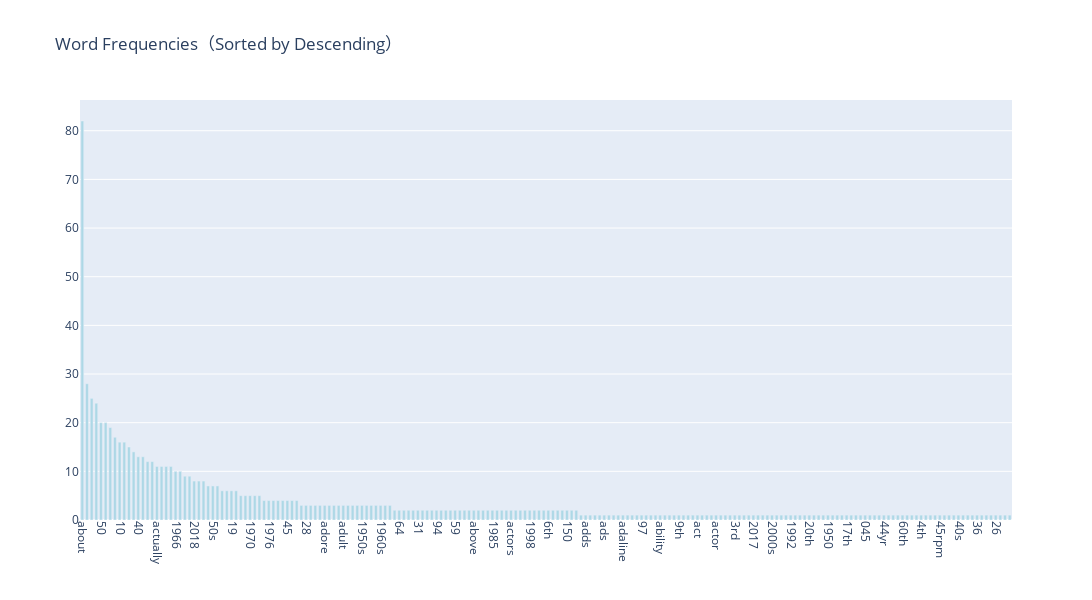

Write notebook code for a chart like this one.
### Code cell
# sort by frequencies

df = pd.DataFrame({
    'words': count_vect.get_feature_names_out()[:200],
    'frequencies': term_frequencies[:200]
})

df = df.sort_values('frequencies', ascending=False)

fig = go.Figure(data=[go.Bar(
    x=df['words'],
    y=df['frequencies'],
    hoverinfo='x+y',
    marker_color='lightblue'
)])

fig.update_layout(
    xaxis_tickangle=90,
    height=600,
    width=1200,
    title="Word Frequencies（Sorted by Descending）",
    bargap=0.4
)

fig.show()

### Figure 1 — Plotly figure (JSON) as saved in the notebook; plotly's stock layout.template omitted (floating-point values rounded to 4 significant figures; data arrays with more than 128 entries replaced by an {"elided": "..."} marker saying what was removed)
{"data": [{"hoverinfo": "x+y", "marker": {"color": "lightblue"}, "type": "bar", "x": {"elided": "200 str values"}, "y": {"elided": "200 int values"}}], "layout": {"bargap": 0.4, "height": 600, "title": {"text": "Word Frequencies（Sorted by Descending）"}, "width": 1200, "xaxis": {"autorange": true, "range": [-0.5, 199.5], "tickangle": 90, "type": "category"}, "yaxis": {"autorange": true, "range": [0, 86.32], "type": "linear"}}}
